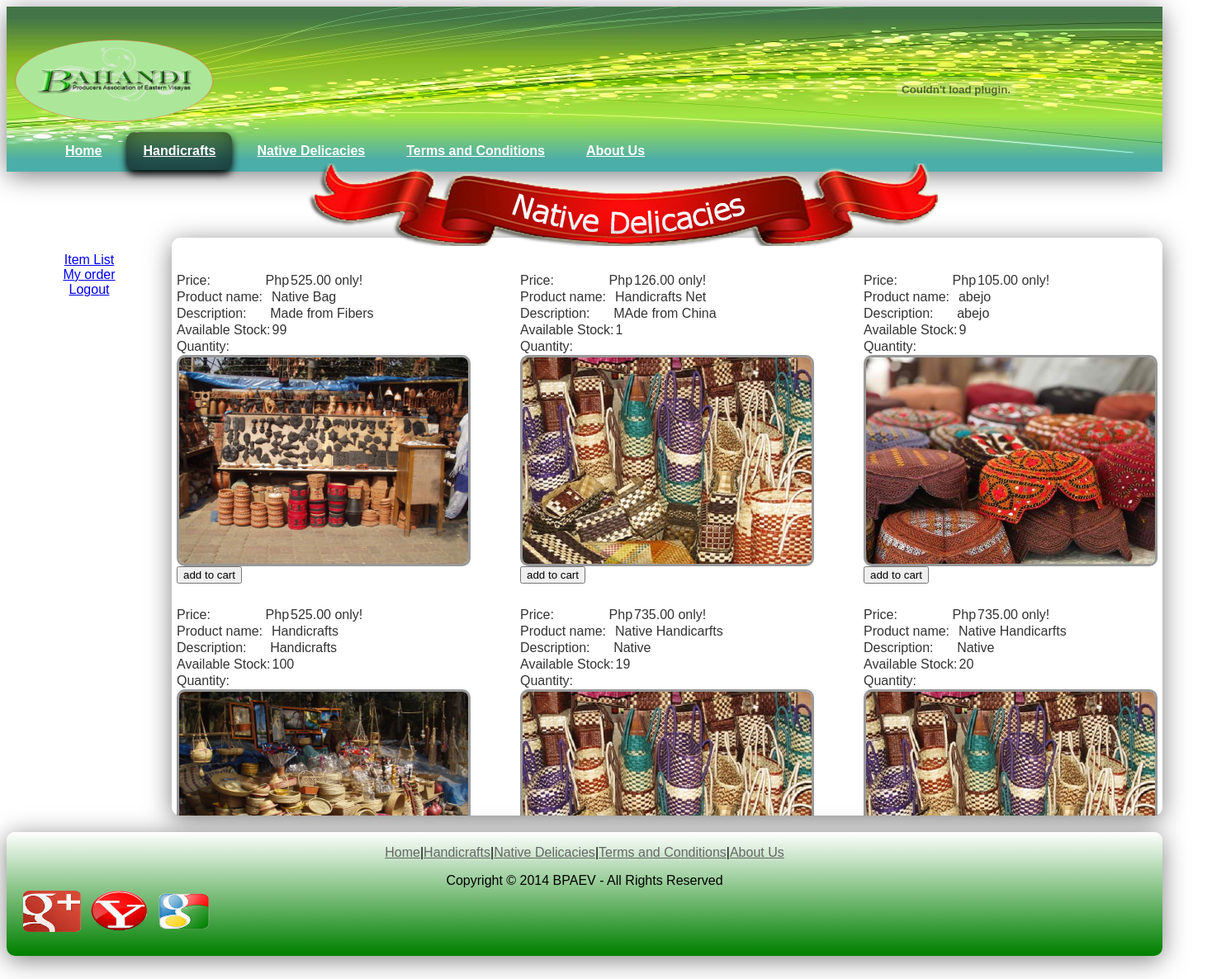
The app's page /admin/handicraft.php (signed in) with its own data.
### tables this page shows
CREATE TABLE `adminproduct` (
  `id` int(155) NOT NULL auto_increment,
  `sid` int(155) NOT NULL,
  `sname` varchar(255) NOT NULL,
  `status` varchar(150) NOT NULL,
  `category` varchar(150) NOT NULL,
  `pname` varchar(150) NOT NULL,
  `detail` varchar(150) NOT NULL,
  `price` int(100) NOT NULL,
  `srp` int(100) NOT NULL,
  `quantity` int(100) NOT NULL,
  `total` int(100) NOT NULL,
  `date` date NOT NULL,
  `image` varchar(150) NOT NULL,
  PRIMARY KEY  (`id`)
);

### admin/handicraft.php (the view, shortened to what this page needs)
<?php
if(isset($_SESSION['public']))
{
?>
<!DOCTYPE html PUBLIC "-//W3C//DTD XHTML 1.0 Transitional//EN" "http://www.w3.org/TR/xhtml1/DTD/xhtml1-transitional.dtd">
<html xmlns="http://www.w3.org/1999/xhtml">
<head>
<link href="themes/2/js-image-slider.css" rel="stylesheet" type="text/css" />
<link href="css/index.css" rel="stylesheet" type="text/css">
</head>
<div id="header">
<img src="image/header2.jpg" style="position:absolute" height="auto" width="auto"><img src="image/logo.png" height="180" width="260" class="logo">
<div id="object">
<object classid="clsid:D27CDB6E-AE6D-11cf-96B8-444553540000" codebase="http://download.macromedia.com/pub/shockwave/cabs/flash/swflash.cab#version=6,0,79,0"
id="setfocus" width="500" height="500">
<embed type="application/x-shockwave-flash"
pluginspae="http://www.macromedi.com/go/getflashplayer"
width=100% height=100%
name="movie" src="../swf/header.swf"
bgcolor="#FFFFFF" quality="high" loop="false"
wmode="transparent"
swLiveConnect="true" allowScriptAccess="samedomain">
</object></div>
<ul id="nav">
	<li><a href="../index.php">Home</a></li>
	<li><a href="#" class="currentview">Handicrafts</a></li>
   	<li><a href="native.php" >Native Delicacies</a></li>
	<li><a href="../terms.php">Terms and Conditions</a></li>
	<li><a href="../about.php">About Us</a></li>
</ul>
</div>
</body>
<div id="leftnav" align="center">
<br><a href="../costumer.php"><font face="Arial Black, Gadget, sans-serif"  >Item List</font></a>
<br><a href="../myorders.php".php"><font face="Arial Black, Gadget, sans-serif" >My order</font></a>
<br><a href="../logout.php".php"><font face="Arial Black, Gadget, sans-serif" >Logout</font></a>
</div>
<div id="ribbon2"></div>
<div id="handicraft_body">
<div style="width:1250px;height:700px;overflow:auto;">
<font face="Tahoma, Geneva, sans-serif" color="#333333">
<br>
<?php
	$query="select * from adminproduct where category='handicraft' ORDER by id DESC";
	$result=mysql_query($query);
	$cols=3;
	echo "<table>";
	do{
		echo "<tr>";
		for($i=1;$i<=$cols;$i++){
			$row=mysql_fetch_array($result);
			if($row){
 ?>
        <td>
            <table>
                <tr>
                    <td>
                    <form action="cart2_process.php" method="POST">
                    <input type="text" name="category" value="<?php echo $row['category'] ?>" hidden="true" /></b><br>
                         Price:&nbsp;&nbsp;&nbsp;&nbsp;&nbsp;&nbsp;&nbsp;&nbsp;&nbsp;&nbsp;&nbsp;&nbsp;&nbsp;&nbsp;&nbsp;Php<input type="text" name="price" value="<?php echo $row['srp'] ?>.00 only!" readonly / class="textini"><br />
                        Product name:&nbsp;&nbsp;<input type="text" name="pname" value="<?php echo $row['pname'] ?>" readonly / class="textini"><br />
                        Description:&nbsp;&nbsp;&nbsp;&nbsp;&nbsp;&nbsp;<input type="text" name="detail" value="<?php echo $row['detail'] ?>" readonly / class="textini"><br />
                        Available Stock:<b><input type="text" name="quantity" value="<?php echo $row['quantity'] ?>" readonly / class="textini"><input type="hidden" name="product_id" value="<?php echo $row['id'] ?>"></b><br />
                        Quantity:&nbsp;&nbsp;&nbsp;&nbsp;&nbsp;&nbsp;&nbsp;&nbsp;&nbsp;<input type="number" name="item" required="required" class="textini"><br />
                    <img src="<?php echo $row['image']; ?>" width="350" height="250" alt="Image path Invalid"  class="radius"/>
                       <br><input type="submit" name="submit" value="add to cart"></center>
                       <br>
                    </form></td>
                    <td width="50">&nbsp;&nbsp;&nbsp;&nbsp;&nbsp;</td>
                </tr>
           </table>
        </td>
<?php
			}
			else{
				echo "<td>&nbsp;</td>";
			}
		}
	} while($row);
	echo "</table>";
 ?>
</font>
</div>
</div>
<div id="footer_handicraft">
<a href="https://accounts.google.com/ServiceLogin?service=oz&passive=1209600&continue=https://plus.google.com/?gpsrc%3Dgplp0%26partnerid%3Dgplp0"><img src="image/g.png" class="icon1"></a>
<a href="https://login.yahoo.com/config/mail?&.src=ym&.intl=ph"><img src="image/y.png" class="icon2"></a>
<a href="https://accounts.google.com/ServiceLogin?passive=1209600&continue=https%3A%2F%2Faccounts.google.com%2FManageAccount&followup=https%3A%2F%2Faccounts.google.com%2FManageAccount"><img src="image/gg.png" class="icon3"></a>
<font face="Tahoma, Geneva, sans-serif"><p align="center"><a href="../index.php" style="color:#666;">Home</a>|<a href="../admin/handicraft.php"" style="color:#666;">Handicrafts</a>|<a href="#" style="color:#666;">Native Delicacies</a>|<a href="#" style="color:#666;">Terms and Conditions</a>|<a href="#" style="color:#666;">About Us</a></p></font>
<center><font face="Tahoma, Geneva, sans-serif">Copyright © 2014 BPAEV - All Rights Reserved</font></center>
</div>
</html>
<?php
    }else
        header('location:index.php');
?>

### admin/css/index.css (style rules this page uses)
#object { position:absolute; height:200px; width:500px; margin:0px 0px 0px 900px; }
#leftnav { margin:280px 0px 0px 0px; position:absolute; height:500px; width:200px; border-radius:10px; }
.radius { border-radius:10px; border-style:solid; color:#999; background-image:url(../image/loader.gif); background-repeat:no-repeat; }
#ribbon2 { position:absolute; height:100px; width:800px; margin: 190px 0px 0px 350px; background-image:url(../image/ribbon2.png); }
.textini { font-family:Tahoma, Geneva, sans-serif; color:#333; font-size:16px; border-radius: 5px; background-color:#FFF; border-color:#FFF; text-align:left; border-style:hidden; }
#handicraft_body { border-top-left-radius:10px; border-bottom-left-radius: 10px; border-bottom-right-radius:10px; border-top-right-radius:10px; box-shadow: inset 0 0px rgba(255,255,255,0.2), inset 0 0px 0px rgba(0,1,0,0.4), 0 5px 30px rgba(0,0,0,.5); padding: 10px; width: 1200px; height: 700px; padding: 0px; margin: 280px 0px 0px 200px; position: absolute; }
#header { margin: 0px 0px 0px 0px; height:200px; width: 1400px; padding: 0px; position:absolute; border-radius: 10px; background: -webkit-linear-gradient(top, green 1%,white 99%); background: -o-linear-gradient(top, green 1%,white 99%); background: -ms-linear-gradient(top, green 1%,white 99%); background: linear-gradient(top, green 1%,white 99%s); filter: progid:DXImageTransform.Microsoft.gradient( startColorstr='#ffffff', endColorstr='#ededed',GradientType=0 ); background: -moz-linear-gradient(top, green,white); box-shadow: inset 0 0px rgba(255,255,255,0.2), inset 0 0px 0px rgba(0,1,0,0.4), 0 5px 30px rgba(0,0,0,.5); }
.currentview { color: white; background-color: rgba(0,0,0,0.4); border-radius: 10px; box-shadow: inset 0 0px rgba(255,255,255,0.2), inset 0 -15px 30px rgba(0,1,0,0.4), 0 5px 10px rgba(0,0,0,2.5); }
#nav { font-family:Tahoma, Geneva, sans-serif; margin: 150px 0px 0px 40px; padding: 2px 6px 0; line-height: 100%; display: inline-block; width:auto; }
#nav li { margin: 0 5px; padding: 0 0 2px; float: left; position: relative; list-style: none; }
#nav a { font-weight: bold; color:#FFF; text-decoration: underline; display: block; padding: 15px 20px; margin: 0; }
#footer_handicraft { margin: 1000px 0px 0px 0px; height:150px; width: 1400px; padding: 0px; position:absolute; border-radius: 10px; background: -webkit-linear-gradient(top, white 0%,green 99%); background: -o-linear-gradient(top, white 0%,green 99%); background: -ms-linear-gradient(top, white 0%,green 99%); background: linear-gradient(top, white 0%,gree 99%s); filter: progid:DXImageTransform.Microsoft.gradient( startColorstr='#ffffff', endColorstr='#ededed',GradientType=0 ); background: -moz-linear-gradient(top, white,green); box-shadow: inset 0 0px rgba(255,255,255,0.2), inset 0 0px 0px rgba(0,1,0,0.4), 0 5px 30px rgba(0,0,0,.5); }
.icon1 { position: absolute; margin: 55px 0px 0px 20px; height:50px; width:70px; }
.icon2 { position: absolute; margin: 55px 0px 0px 100px; height:50px; width:70px; }
.icon3 { position: absolute; margin: 55px 0px 0px 180px; height:50px; width:70px; }
.logo { position:absolute; height:180px; width: 260px; margin: 0px ; }

### records on screen
adminproduct: price "525.00 only!", pname "Native Bag", detail "Made from Fibers", quantity "99", image (picture)
adminproduct: price "126.00 only!", pname "Handicrafts Net", detail "MAde from China", quantity "1", image (picture)
adminproduct: price "105.00 only!", pname "abejo", detail "abejo", quantity "9", image (picture)
adminproduct: price "525.00 only!", pname "Handicrafts", detail "Handicrafts", quantity "100", image (picture)
adminproduct: price "735.00 only!", pname "Native Handicarfts", detail "Native", quantity "19", image (picture)
adminproduct: price "735.00 only!", pname "Native Handicarfts", detail "Native", quantity "20", image (picture)
